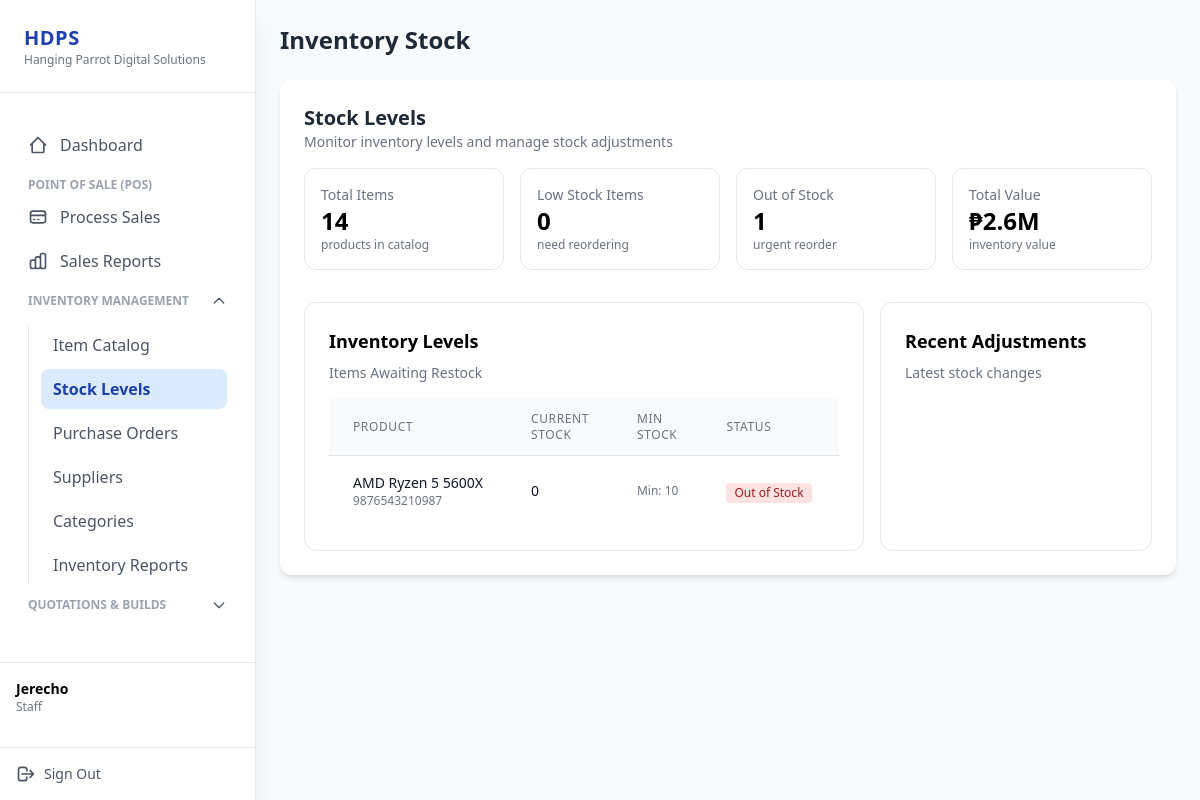
Page /stock_levels.php (signed in) on the committed database.
### tables this page shows
CREATE TABLE `items` (
  `item_id` int(11) NOT NULL,
  `barcode` varchar(50) DEFAULT NULL,
  `item_name` varchar(255) NOT NULL,
  `description` text DEFAULT NULL,
  `category_id` int(11) DEFAULT NULL,
  `supplier_id` int(11) DEFAULT NULL,
  `cost_price` decimal(10,2) DEFAULT 0.00,
  `selling_price` decimal(10,2) DEFAULT 0.00,
  `quantity` int(11) DEFAULT 0,
  `min_stock` int(11) DEFAULT 5,
  `created_at` timestamp NOT NULL DEFAULT current_timestamp(),
  `updated_at` timestamp NOT NULL DEFAULT current_timestamp() ON UPDATE current_timestamp()
);

### database/database.php (called while the page is built, shortened)
<?php
class Database
{
    private $serverName = ("mysql:host=localhost;dbname=computer_store");
    private $userName = ("root");
    private $userPass = ("");
    private $fetchDefault = array(PDO::ATTR_DEFAULT_FETCH_MODE => PDO::FETCH_ASSOC);
    public function conn()
    {
        try {
            $this->conn = new PDO($this->serverName, $this->userName, $this->userPass, $this->fetchDefault);
            return $this->conn;
        } catch (PDOException $e) {
            echo "Error : " . $e->getMessage();
            exit;
        }
    }
    public function select_items()
    {
        $sql = $this->conn()->prepare("SELECT
        items.*,
        categories.category_name,
        suppliers.supplier_name
        FROM items
        LEFT JOIN categories ON items.category_id = categories.category_id
        LEFT JOIN suppliers ON items.supplier_id = suppliers.supplier_id
        ");
        $sql->execute();
        $items = $sql->fetchAll();
        return $items;
    }
}
$database = new Database();

### stock_levels.php (the view, shortened to what this page needs)
<?php
include "database/database.php";
$database->login_session();
$database->item_stock_adjust();
$items = $database->select_items();
?>
<!DOCTYPE html>
<html lang="en">
<head>
  <script src="https://cdn.tailwindcss.com"></script>
</head>
<body class="bg-gray-50 flex">
  <?php include "sidebar.php"; ?>
  <main class="flex-1 ml-0 md:ml-64 p-6">
    <header class="mb-6">
      <h2 class="text-2xl font-bold text-gray-800">Inventory Stock</h2>
    </header>
    <section class="bg-white rounded-xl shadow-md p-6">
      <div class="flex items-center justify-between mb-4">
        <div>
          <h3 class="text-xl font-bold text-gray-800">Stock Levels</h3>
          <p class="text-sm text-gray-500">Monitor inventory levels and manage stock adjustments</p>
        </div>
      </div>
      <div class="grid grid-cols-1 sm:grid-cols-2 lg:grid-cols-4 gap-4 mb-8">
        <div class="bg-white border rounded-xl p-4 flex items-center justify-between">
          <div>
            <p class="text-sm text-gray-500">Total Items</p>
            <h4 class="text-2xl font-bold"><?= count($items); ?></h4>
            <p class="text-xs text-gray-500">products in catalog</p>
          </div>
        </div>
        <div class="bg-white border rounded-xl p-4 flex items-center justify-between">
          <div>
            <?php
            $low_stock = count(array_filter($items, fn($item) => $item['quantity'] > 0 && $item['quantity'] <= $item['min_stock']));
            $out_of_stock = count(array_filter($items, fn($item) => $item['quantity'] <= 0));
            $total_value = array_sum(array_map(fn($item) => $item['selling_price'] * $item['quantity'], $items));
            ?>
            <?php
            function formatCompactCurrency($number)
            {
              if ($number >= 1_000_000_000) {
                return '₱' . round($number / 1_000_000_000, 1) . 'B';
              } elseif ($number >= 1_000_000) {
                return '₱' . round($number / 1_000_000, 1) . 'M';
              } elseif ($number >= 1_000) {
                return '₱' . round($number / 1_000, 1) . 'k';
              } else {
                return '₱' . number_format($number, 0);
              }
            }
            ?>
            <p class="text-sm text-gray-500">Low Stock Items</p>
            <h4 class="text-2xl font-bold"><?= $low_stock ?></h4>
            <p class="text-xs text-gray-500">need reordering</p>
          </div>
        </div>
        <div class="bg-white border rounded-xl p-4 flex items-center justify-between">
          <div>
            <p class="text-sm text-gray-500">Out of Stock</p>
            <h4 class="text-2xl font-bold"><?= $out_of_stock ?></h4>
            <p class="text-xs text-gray-500">urgent reorder</p>
          </div>
        </div>
        <div class="bg-white border rounded-xl p-4 flex items-center justify-between">
          <div>
            <p class="text-sm text-gray-500">Total Value</p>
            <h4 class="text-2xl font-bold"><?= formatCompactCurrency($total_value) ?></h4>
            <p class="text-xs text-gray-500">inventory value</p>
          </div>
        </div>
      </div>
      <div class="grid grid-cols-1 lg:grid-cols-3 gap-4">
        <div class="bg-white border rounded-xl p-6 lg:col-span-2">
          <h4 class="text-lg font-semibold mb-2">Inventory Levels</h4>
          <p class="text-sm text-gray-500 mb-4">Items Awaiting Restock</p>
          <div class="overflow-x-auto">
            <table class="min-w-full divide-y divide-gray-200">
              <thead class="bg-gray-50">
                <tr>
                  <th scope="col"
                    class="px-6 py-3 text-left text-xs font-medium text-gray-500 uppercase tracking-wider">Product</th>
                  <th scope="col"
                    class="px-6 py-3 text-left text-xs font-medium text-gray-500 uppercase tracking-wider">Current Stock
                  </th>
                  <th scope="col"
                    class="px-6 py-3 text-left text-xs font-medium text-gray-500 uppercase tracking-wider">Min stock
                  </th>
                  <th scope="col"
                    class="px-6 py-3 text-left text-xs font-medium text-gray-500 uppercase tracking-wider">Status</th>
                  <th scope="col"
                    class="px-6 py-3 text-left text-xs font-medium text-gray-500 uppercase tracking-wider">Actions</th>
                </tr>
              </thead>
              <tbody class="bg-white divide-y divide-gray-200">
                <?php foreach ($items as $item): ?>
                  <?php
                  $qty = $item['quantity'];
                  $min = $item['min_stock'];
                  if ($qty > 0 && $qty <= $min) {
                    $statusText = "Low Stock";
                    $statusClasses = "bg-red-100 text-red-800";
                  } elseif ($qty <= 0) {
                    $statusText = "Out of Stock";
                    $statusClasses = "bg-red-100 text-red-800";
                  } else {
                    continue;
                  }
                  ?>
                  <tr>
                    <td class="px-6 py-4 whitespace-nowrap">
                      <p class="text-sm font-medium text-gray-900"><?= $item['item_name']; ?></p>
                      <p class="text-xs text-gray-500"><?= htmlspecialchars($item['barcode']); ?></p>
                    </td>
                    <td class="px-6 py-4 whitespace-nowrap text-sm text-gray-900 font-medium">
                      <?= $qty ?>
                    </td>
                    <td class="px-6 py-4 whitespace-nowrap text-sm text-gray-500">
                      <p class="text-xs">Min: <?= $min; ?></p>
                    </td>
                    <td class="px-6 py-4 whitespace-nowrap">
                      <span class="inline-block px-2 py-0.5 rounded text-xs font-medium <?= $statusClasses; ?>">
                        <?= $statusText; ?>
                      </span>
                    </td>
                    <td class="px-6 py-4 whitespace-nowrap text-sm font-medium">
                    </td>
                  </tr>
                <?php endforeach; ?>
              </tbody>
            </table>
          </div>
        </div>
        <div class="bg-white border rounded-xl p-6 col-span-1">
          <h4 class="text-lg font-semibold mb-2">Recent Adjustments</h4>
          <p class="text-sm text-gray-500 mb-4">Latest stock changes</p>
        </div>
    </section>
  </main>
</body>
</html>

### rows in the picture
items: item_name "AMD Ryzen 5 5600X", barcode "9876543210987", quantity "0", min_stock "10", quantity "Out of Stock"

### other values in the picture
$label "Item Catalog"
$label "Stock Levels"
$label "Purchase Orders"
$label "Suppliers"
$label "Categories"
$label "Inventory Reports"
$username "Jerecho"
$role "Staff"
count($items) "14"
$low_stock "0"
$out_of_stock "1"
formatCompactCurrency($total_value) "₱2.6M"
